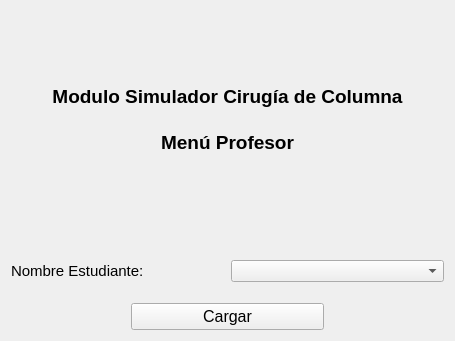
<?xml version="1.0" encoding="UTF-8"?>
<ui version="4.0">
 <class>ConexionIGT</class>
 <widget class="qMRMLWidget" name="ConexionIGT">
  <property name="enabled">
   <bool>true</bool>
  </property>
  <property name="geometry">
   <rect>
    <x>0</x>
    <y>0</y>
    <width>455</width>
    <height>341</height>
   </rect>
  </property>
  <property name="sizePolicy">
   <sizepolicy hsizetype="Preferred" vsizetype="Preferred">
    <horstretch>0</horstretch>
    <verstretch>0</verstretch>
   </sizepolicy>
  </property>
  <property name="cursor">
   <cursorShape>ArrowCursor</cursorShape>
  </property>
  <property name="windowTitle">
   <string>ConeccionIGT</string>
  </property>
  <layout class="QVBoxLayout" name="verticalLayout_2">
   <item>
    <widget class="QLabel" name="label">
     <property name="text">
      <string>&lt;!DOCTYPE HTML PUBLIC &quot;-//W3C//DTD HTML 4.0//EN&quot; &quot;http://www.w3.org/TR/REC-html40/strict.dtd&quot;&gt;
&lt;html&gt;&lt;head&gt;&lt;meta name=&quot;qrichtext&quot; content=&quot;1&quot; /&gt;&lt;style type=&quot;text/css&quot;&gt;
p, li { white-space: pre-wrap; }
&lt;/style&gt;&lt;/head&gt;&lt;body style=&quot; font-family:'MS Shell Dlg 2'; font-size:8pt; font-weight:400; font-style:normal;&quot;&gt;
&lt;p align=&quot;center&quot; style=&quot; margin-top:0px; margin-bottom:0px; margin-left:0px; margin-right:0px; -qt-block-indent:0; text-indent:0px;&quot;&gt;&lt;span style=&quot; font-family:'Ubuntu'; font-size:14pt; font-weight:600;&quot;&gt;Modulo Simulador Cirugía de Columna&lt;/span&gt;&lt;/p&gt;
&lt;p align=&quot;center&quot; style=&quot;-qt-paragraph-type:empty; margin-top:0px; margin-bottom:0px; margin-left:0px; margin-right:0px; -qt-block-indent:0; text-indent:0px; font-family:'Ubuntu'; font-size:14pt; font-weight:600;&quot;&gt;&lt;br /&gt;&lt;/p&gt;
&lt;p align=&quot;center&quot; style=&quot; margin-top:0px; margin-bottom:0px; margin-left:0px; margin-right:0px; -qt-block-indent:0; text-indent:0px;&quot;&gt;&lt;span style=&quot; font-family:'Ubuntu'; font-size:14pt; font-weight:600;&quot;&gt;Menú Profesor&lt;/span&gt;&lt;/p&gt;&lt;/body&gt;&lt;/html&gt;</string>
     </property>
     <property name="margin">
      <number>0</number>
     </property>
    </widget>
   </item>
   <item>
    <spacer name="verticalSpacer_1">
     <property name="orientation">
      <enum>Qt::Vertical</enum>
     </property>
     <property name="sizeType">
      <enum>QSizePolicy::Fixed</enum>
     </property>
     <property name="sizeHint" stdset="0">
      <size>
       <width>17</width>
       <height>25</height>
      </size>
     </property>
    </spacer>
   </item>
   <item>
    <layout class="QHBoxLayout" name="LayoutBotonesReferencias">
     <item>
      <layout class="QGridLayout" name="gridLayout">
       <item row="0" column="0">
        <widget class="QLabel" name="paciente">
         <property name="enabled">
          <bool>true</bool>
         </property>
         <property name="font">
          <font>
           <pointsize>11</pointsize>
          </font>
         </property>
         <property name="text">
          <string>Nombre Estudiante:</string>
         </property>
        </widget>
       </item>
      </layout>
     </item>
     <item>
      <layout class="QVBoxLayout" name="verticalLayout">
       <item>
        <widget class="QComboBox" name="seleccionDeEstudianteComboBox">
         <property name="sizePolicy">
          <sizepolicy hsizetype="Preferred" vsizetype="Fixed">
           <horstretch>0</horstretch>
           <verstretch>0</verstretch>
          </sizepolicy>
         </property>
        </widget>
       </item>
      </layout>
     </item>
    </layout>
   </item>
   <item>
    <spacer name="verticalSpacer_2">
     <property name="orientation">
      <enum>Qt::Vertical</enum>
     </property>
     <property name="sizeType">
      <enum>QSizePolicy::Fixed</enum>
     </property>
     <property name="sizeHint" stdset="0">
      <size>
       <width>17</width>
       <height>15</height>
      </size>
     </property>
    </spacer>
   </item>
   <item>
    <layout class="QHBoxLayout" name="horizontalLayout">
     <item>
      <spacer name="horizontalSpacer">
       <property name="orientation">
        <enum>Qt::Horizontal</enum>
       </property>
       <property name="sizeType">
        <enum>QSizePolicy::Fixed</enum>
       </property>
       <property name="sizeHint" stdset="0">
        <size>
         <width>120</width>
         <height>10</height>
        </size>
       </property>
      </spacer>
     </item>
     <item>
      <widget class="QPushButton" name="cargarPushButton">
       <property name="font">
        <font>
         <pointsize>12</pointsize>
        </font>
       </property>
       <property name="text">
        <string>Cargar</string>
       </property>
      </widget>
     </item>
     <item>
      <spacer name="horizontalSpacer_2">
       <property name="orientation">
        <enum>Qt::Horizontal</enum>
       </property>
       <property name="sizeType">
        <enum>QSizePolicy::Fixed</enum>
       </property>
       <property name="sizeHint" stdset="0">
        <size>
         <width>120</width>
         <height>20</height>
        </size>
       </property>
      </spacer>
     </item>
    </layout>
   </item>
  </layout>
 </widget>
 <customwidgets>
  <customwidget>
   <class>qMRMLWidget</class>
   <extends>QWidget</extends>
   <header>qMRMLWidget.h</header>
   <container>1</container>
  </customwidget>
 </customwidgets>
 <resources/>
 <connections/>
 <buttongroups>
  <buttongroup name="buttonGroup"/>
 </buttongroups>
</ui>
